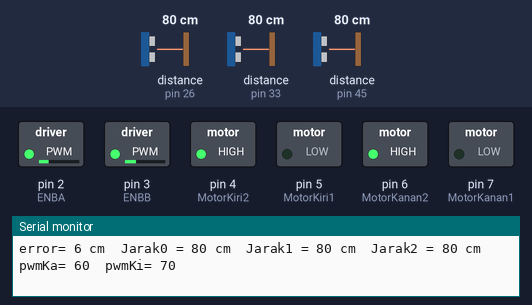
This sketch was run on a simulated Arduino Mega 2560, built with avr-gcc and run on an emulated ATmega2560. On the bench: switched loads named in the sketch (green lamp = pin HIGH), the last lines printed to the serial monitor. Wiring (inferred from the names in the program): 3 × ultrasonic range finder: trigger pin 27, echo pin 26 / trigger pin 31, echo pin 33 / trigger pin 44, echo pin 45. The test bench sets the inputs (shaded band); at power-on: distance to the obstacle (sensors on pin 26, pin 45, pin 33) 80 cm. The echo pulse lasts 58.3 µs per cm; pins used as bus, display or sensor lines are not drawn.

Above: at 1.2 s.
1.3 s: distance to the obstacle (sensor on pin 26) set to 9 cm
At 2.0 s:
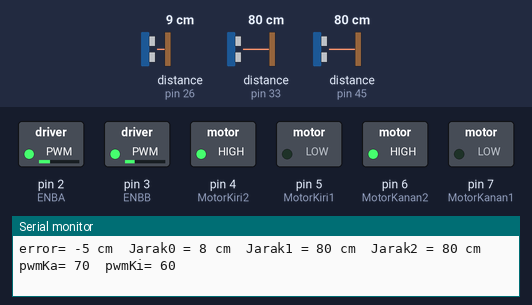
3.0 s: distance to the obstacle (sensor on pin 45) set to 43 cm
6.0 s: distance to the obstacle (sensor on pin 45) set to 38 cm
At 6.8 s:
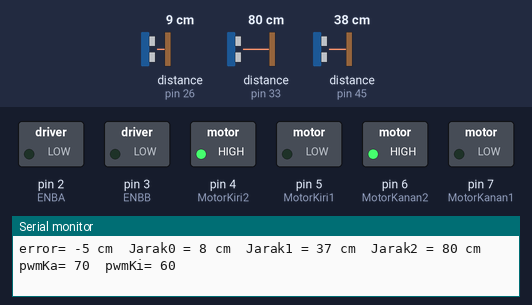
15.4 s: distance to the obstacle (sensor on pin 26) set to 2 cm
At 16.4 s:
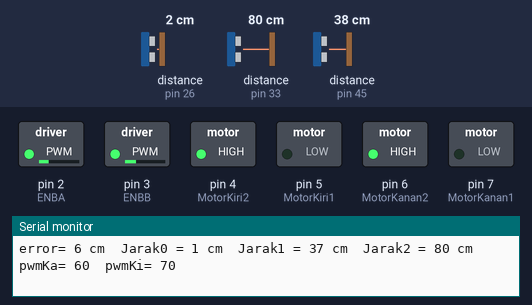
Timing chart, 0 to 18.4 s (numbered marks = the images above; inputs shaded):
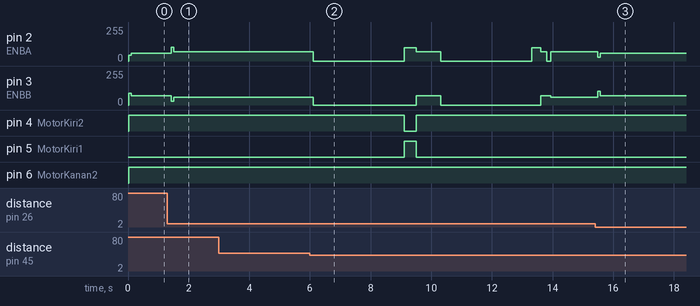

The sketch:

WALLBARU.ino
```cpp
#define MotorKiri1 5
#define MotorKiri2 4
#define MotorKanan1 7
#define MotorKanan2 6
#define ENBA 2
#define ENBB 3
int PWMMotorKanan;
int PWMMotorKiri;
int error,Error,lastError;

const int TRIGPIN0 = 27;
const int ECHOPIN0 = 26;
long timer0;
int jarak0;

const int TRIGPIN1 = 44;
const int ECHOPIN1 = 45;
long timer1;
int jarak1;

const int TRIGPIN2 = 31;
const int ECHOPIN2 = 33;
long timer2;
int jarak2;

// const int TRIGPIN3 = 50;
// const int ECHOPIN3 = 51;
// long timer3;
// int jarak3;


void setup() {
  Serial.begin(9600);
  pinMode(ECHOPIN0, INPUT);
  pinMode(TRIGPIN0, OUTPUT);
  pinMode(ECHOPIN1, INPUT);
  pinMode(TRIGPIN1, OUTPUT);
  pinMode(ECHOPIN2, INPUT);
  pinMode(TRIGPIN2, OUTPUT);
  // pinMode(ECHOPIN3, INPUT);
  // pinMode(TRIGPIN3, OUTPUT);
  pinMode(MotorKiri1, OUTPUT);
  pinMode(MotorKiri2, OUTPUT);
  pinMode(ENBA,       OUTPUT);
  pinMode(MotorKanan1, OUTPUT);
  pinMode(MotorKanan2, OUTPUT);
  pinMode(ENBB,       OUTPUT);
}

void loop() {
T_kiri();
baru();


}
```

ULTRASONIC.ino
```cpp
void ultrasonic(){//SENSOR ULTRASONIK
  digitalWrite(TRIGPIN0, LOW);
  delayMicroseconds(2);
  digitalWrite(TRIGPIN0, HIGH);
  delayMicroseconds(10);
  digitalWrite(TRIGPIN0, LOW);
  timer0 = pulseIn(ECHOPIN0, HIGH);
  jarak0 = timer0/58;

  digitalWrite(TRIGPIN1, LOW);
  delayMicroseconds(2);
  digitalWrite(TRIGPIN1, HIGH);
  delayMicroseconds(10);
  digitalWrite(TRIGPIN1, LOW);
  timer1 = pulseIn(ECHOPIN1, HIGH);
  jarak1 = timer1/58;

  digitalWrite(TRIGPIN2, LOW);
  delayMicroseconds(2);
  digitalWrite(TRIGPIN2, HIGH);
  delayMicroseconds(10);
  digitalWrite(TRIGPIN2, LOW);
  timer2 = pulseIn(ECHOPIN2, HIGH);
  jarak2 = timer2/58;

  // digitalWrite(TRIGPIN3, LOW);
  // delayMicroseconds(2);
  // digitalWrite(TRIGPIN3, HIGH);
  // delayMicroseconds(10);
  // digitalWrite(TRIGPIN3, LOW);
  // timer3 = pulseIn(ECHOPIN3, HIGH);
  // jarak3 = timer2/58;

  Serial.print("error= ");Serial.print(error);Serial.print(" cm");Serial.print("\t");
  Serial.print("Jarak0 = ");Serial.print(jarak0);Serial.print(" cm");Serial.print("\t");
  Serial.print("Jarak1 = ");Serial.print(jarak1);Serial.print(" cm");Serial.print("\t");
  Serial.print("Jarak2 = ");Serial.print(jarak2);Serial.print(" cm");Serial.print("\t");
}
```

belokan.ino
```cpp
void T_kiri(){
  while(1){
  pid();
  if (jarak1<40 && jarak2>50){
    break;
  }
  }
  digitalWrite (MotorKanan1,LOW);
  digitalWrite (MotorKanan2,HIGH);
  digitalWrite (MotorKiri1,LOW);
  digitalWrite (MotorKiri2,HIGH);
  analogWrite(ENBA,0);
  analogWrite(ENBB,0);
  delay(3000);
          // while(1){
          // digitalWrite (MotorKanan1,LOW);
          // digitalWrite (MotorKanan2,HIGH);
          // digitalWrite (MotorKiri1,LOW);
          // digitalWrite (MotorKiri2,HIGH);
          // analogWrite(ENBA,0);
          // analogWrite(ENBB,150);
          // if (jarak1<40){
          //   break;
          // }
          // }
            digitalWrite (MotorKanan1,LOW);
          digitalWrite (MotorKanan2,HIGH);
          digitalWrite (MotorKiri1,HIGH);
          digitalWrite (MotorKiri2, LOW);
          analogWrite(ENBA,100);
          analogWrite(ENBB,0);
            delay(400);

  digitalWrite (MotorKanan1,LOW);
  digitalWrite (MotorKanan2,HIGH);
  digitalWrite (MotorKiri1,LOW);
  digitalWrite (MotorKiri2,HIGH);
  analogWrite(ENBA,70);
  analogWrite(ENBB,70);
  delay(800);

  digitalWrite (MotorKanan1,LOW);
  digitalWrite (MotorKanan2,HIGH);
  digitalWrite (MotorKiri1,LOW);
  digitalWrite (MotorKiri2,HIGH);
  analogWrite(ENBA,0);
  analogWrite(ENBB,0);
  delay(3000);
              digitalWrite (MotorKanan1,LOW);
          digitalWrite (MotorKanan2,HIGH);
          digitalWrite (MotorKiri1,LOW);
          digitalWrite (MotorKiri2,HIGH);
          analogWrite(ENBA,100);
          analogWrite(ENBB,0);
          delay(300);
  digitalWrite (MotorKanan1,LOW);
  digitalWrite (MotorKanan2,HIGH);
  digitalWrite (MotorKiri1,LOW);
  digitalWrite (MotorKiri2,HIGH);
  analogWrite(ENBA,70);
  analogWrite(ENBB,70);
  delay(200);
    digitalWrite (MotorKanan1,LOW);
  digitalWrite (MotorKanan2,HIGH);
  digitalWrite (MotorKiri1,LOW);
  digitalWrite (MotorKiri2,HIGH);
  analogWrite(ENBA,0);
  analogWrite(ENBB,70);
  delay(100);
  }

  void baru(){
  while(1){
  pid();
  if (jarak1<35){
    break;}}}
```

pidajaj.ino
```cpp
void rumus(){// PID
  Nerror();
  float kp = 1;
  float kd = 3;
  static unsigned char ki = 1;

  int SetPoint = 0;
  Error = SetPoint - error;
  int OutPID = kp*Error + kd*(Error-lastError) + ki*0.1;
  lastError = Error;

  PWMMotorKanan = 65 + OutPID;
  PWMMotorKiri = 65 - OutPID;

  Serial.print("pwmKa= ");Serial.print(PWMMotorKanan);Serial.print("\t");
  Serial.print("pwmKi= ");Serial.print(PWMMotorKiri);Serial.println("\t");
}

void Nerror(){
  ultrasonic();
  switch(jarak0){
     case 26:error = 6;break;
    case 25:error = 6;break;
    case 24:error = 6;break;
    case 23:error = 6;break;
    case 22:error = 6;break;
    case 21:error = 6;break;
    case 20:error = 6;break;
    case 19:error = 6;break;
    case 18:error = 5;break;
    case 17:error = 4;break;
    case 16:error = 3;break;
    case 15:error = 2;break;
    case 14:error = 1;break;
    case 13:error = 0;break;
    case 12:error = -1;break;
    case 11:error = -2;break;
    case 10:error = -3;break;
    case 9:error = -4;break;
    case 8:error = -5;break;
    case 7:error = -6;break;
    case 6:error = -7;break;
    case 5:error = -8;break;
    case 4:error = -9;break;
    // case 2:error = -10;break;
    // case 1:error = -11;break;
    default : error=6;break;

  }
}

void maju(){
  digitalWrite (MotorKanan1,LOW);
  digitalWrite (MotorKanan2,HIGH);
  digitalWrite (MotorKiri1,LOW);
  digitalWrite (MotorKiri2,HIGH);
}

void pid(){
    rumus();
  // if(error == 6){
  //   digitalWrite (MotorKanan1,LOW);
  //   digitalWrite (MotorKanan2,HIGH);
  //   digitalWrite (MotorKiri1,HIGH);
  //   digitalWrite (MotorKiri2,LOW);
  //   analogWrite(ENBA,70);
  //   analogWrite(ENBB,80);
  // }
  // else{
    maju();
    analogWrite(ENBA,PWMMotorKanan);
    analogWrite(ENBB,PWMMotorKiri);}
// }
```

Measured:
- the behaviour switches between 41 and 40 cm on distance to the obstacle (sensor on pin 45) (found by bisection; images 1 and 2)
- after the input at 1.3 s, pin 2 (ENBA): 60/255 → 103/255 after 0.13 s, → 70/255 0.08 s later; pin 3 (ENBB): 70/255 → 27/255 after 0.13 s, → 60/255 0.08 s later
- after the input at 6.0 s, pin 2 (ENBA): 70/255 → 0/255 after 0.11 s, → 100/255 3.0 s later, → 70/255 0.40 s later, → 0/255 0.80 s later, … (8 changes in this stretch); pin 3 (ENBB): 60/255 → 0/255 after 0.11 s, → 70/255 3.4 s later, → 0/255 0.80 s later, → 70/255 3.3 s later, … (5 changes in this stretch)
- after the input at 15.4 s, pin 2 (ENBA): 70/255 → 27/255 after 0.10 s, → 60/255 0.08 s later; pin 3 (ENBB): 60/255 → 103/255 after 0.10 s, → 70/255 0.08 s later
